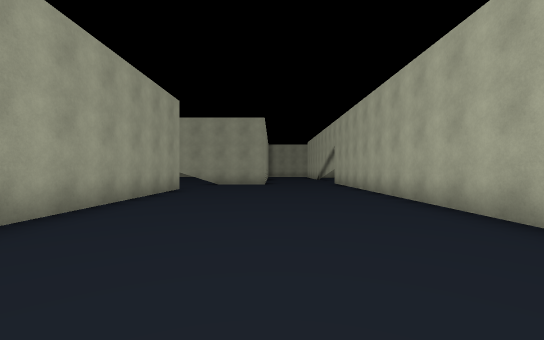
view 1 (above)

24 first-person views from a walk through a scene from a Unity 3-D project. The camera is 1.2 m above the floor, looks level and sees 90° across. Doors are open. The floor is counted in squares, 2 m on a side. Each view is taken from the middle of a square. On the plan, view 1 faces up. The plan holds only what a view shows up to about 9 squares ahead; the rest is blank. The place goes on beyond the plan. The player is left out. Some surface patterns are stand-ins.

view 2
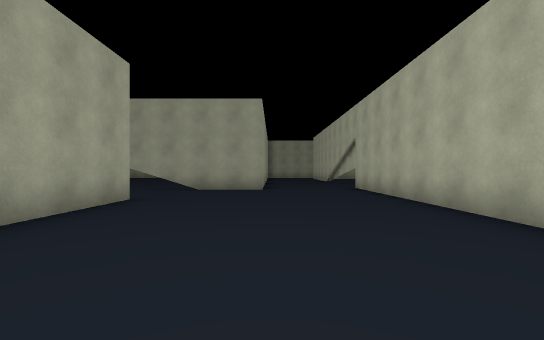

view 3
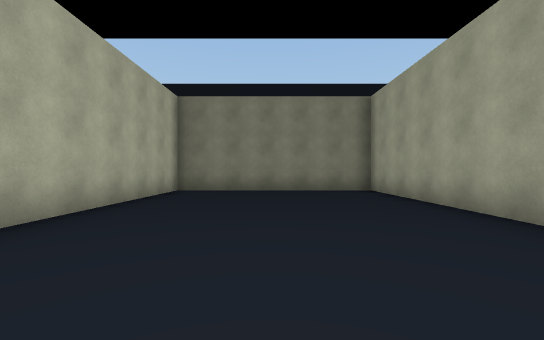

view 4
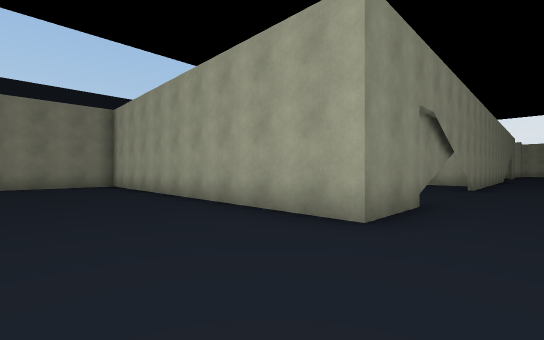

view 5
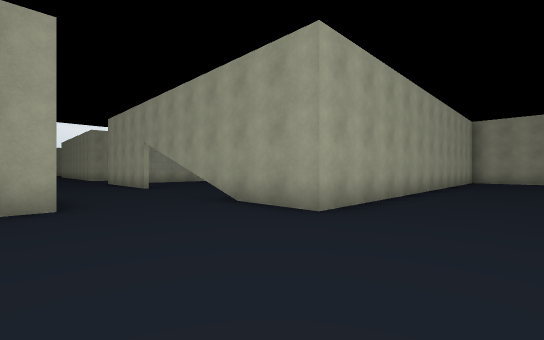

view 6
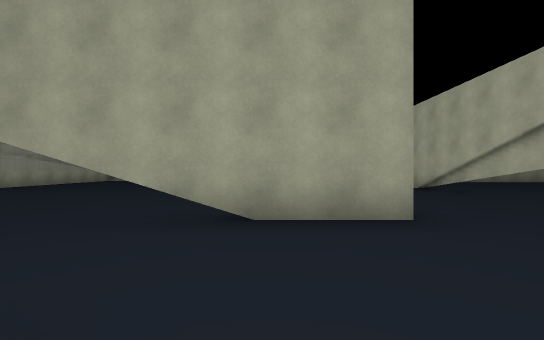

view 7
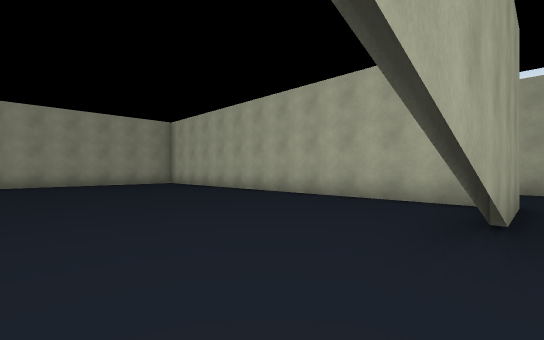

view 8
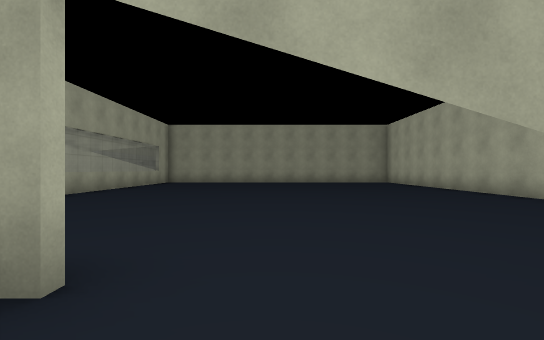

view 9
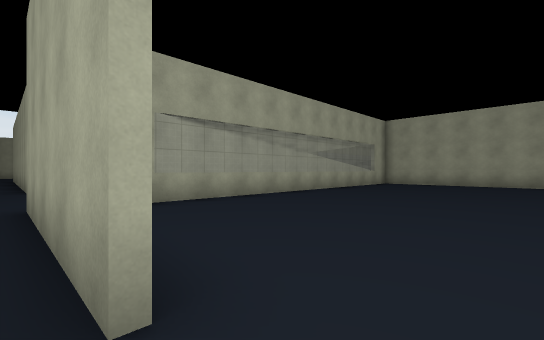

view 10
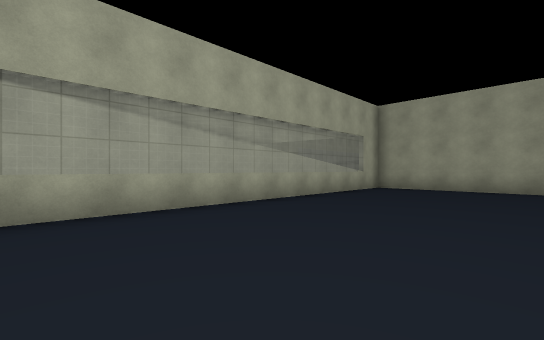

view 11
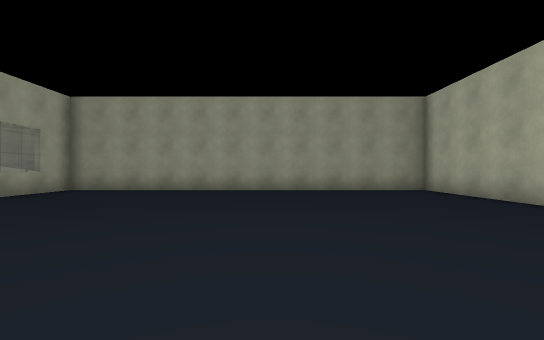

view 12
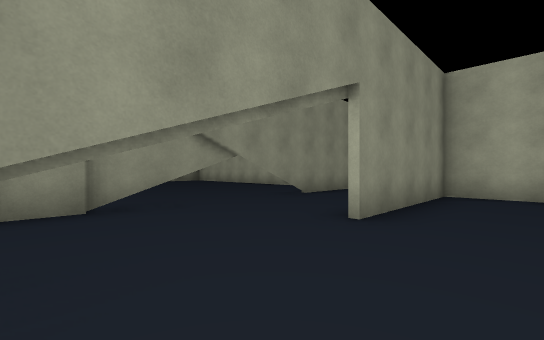

view 13
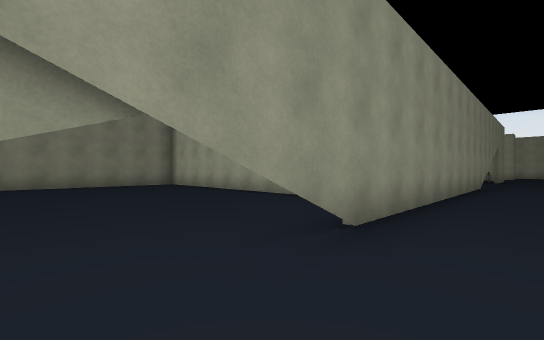

view 14
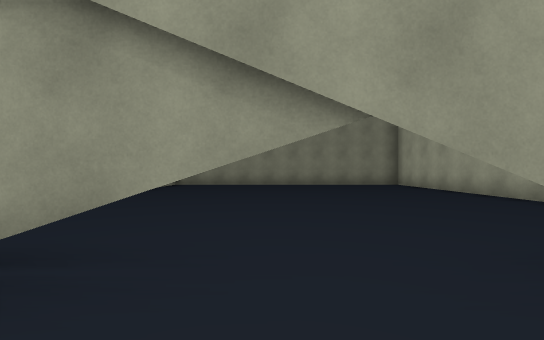

view 15
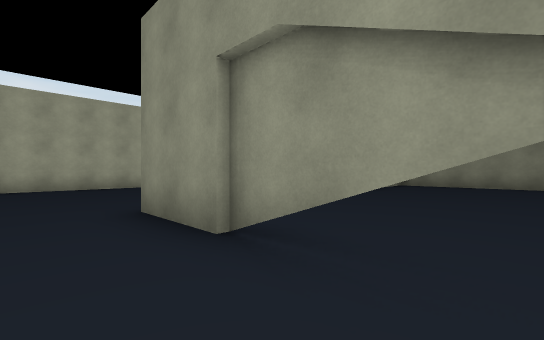

view 16
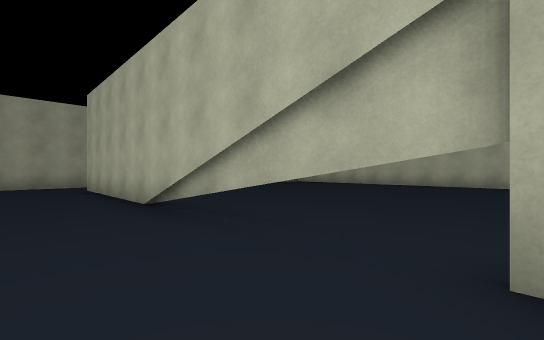

view 17
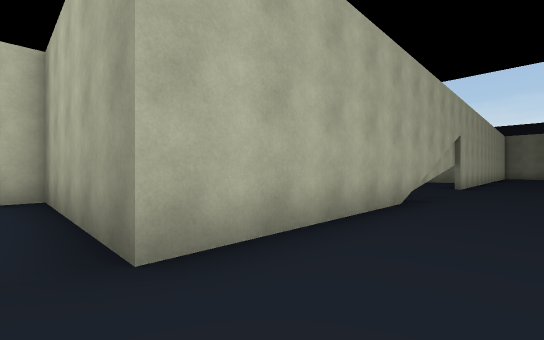

view 18
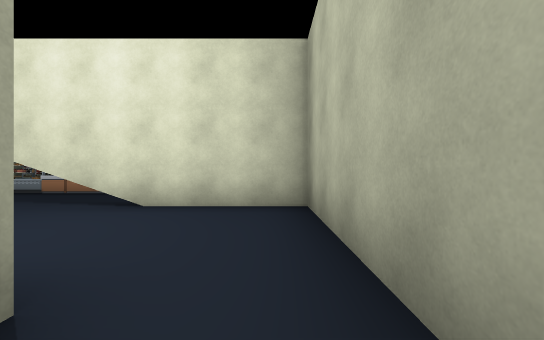

view 19
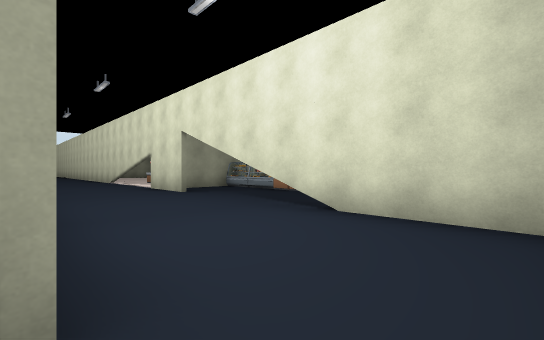

view 20
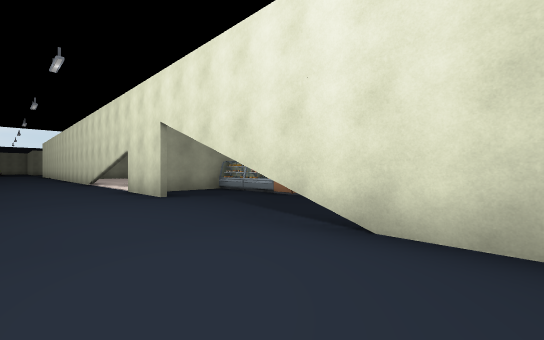

view 21
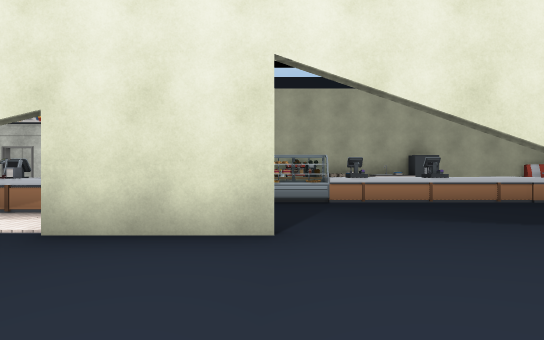

view 22
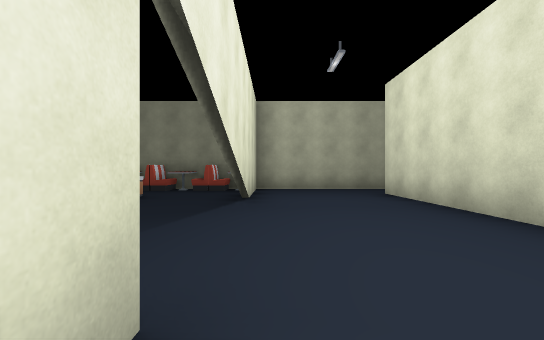

view 23
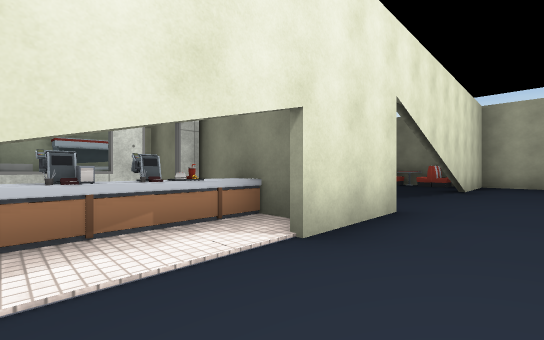

view 24
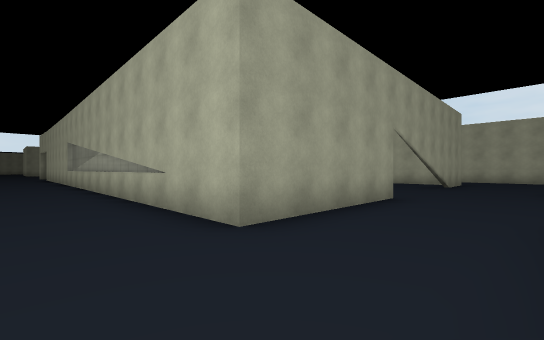

### Floor plan
Key: @ floor where view 1 was taken; # wall or solid block; x gap in a wall; . floor; = window, fence, low wall or low ledge; T thing the floor can be seen under or through; C counter; R cash register; O other object.
Columns run from 19 left of view 1 to 10 right of it. Each row starts with its distance up from view 1.
 33                         .. ###
 32                         ...RO
 31                         ...#C#
 30                         ...#O
 29                         ...#.O
 28                         .....C
 27                         .....R
 26                         ...T.R
 25                        #...T.C
 24                        #...T.C
 23         #######        #...#..
 22         =..........#.......OOO
 21       ..=..........#..########
 20       ..=..........#..#
 19       ..=..........#..#
 18       ..=..........#..#
 17       ..=..........#..#
 16       ..=..........#..#
 15       ..=..........#..#
 14       ..=..........#..#
 13       ..#..........#..#
 12   #   ..#..........#..#
 11  .......####...TTTTT..#
 10 ......................#
  9 ......................#
  8     ####TTT=xTT##.....#
  7         ........#.....#
  6         ........#.....#
  5        #........#.....#
  4        #........#.....#
  3        #........#.....#
  2        #........#.....#
  1        #........#.....#
  0          .......#..@..#
 -1           #############

Where each view was taken, in squares from view 1:
view 1: 0 up, 0 right, facing up
view 2: 3 up, 0 right, facing up
view 3: 7 up, 0 right, facing down
view 4: 10 up, 0 right, facing down-left
view 5: 8 up, 2 right, facing up-left
view 6: 8 up, 2 left, facing up
view 7: 11 up, 6 left, facing up-right
view 8: 10 up, 6 left, facing up
view 9: 11 up, 6 left, facing up-left
view 10: 14 up, 7 left, facing up-left
view 11: 15 up, 5 left, facing up
view 12: 13 up, 4 left, facing down-left
view 13: 10 up, 7 left, facing down-left
view 14: 10 up, 7 left, facing down
view 15: 10 up, 7 left, facing down-right
view 16: 12 up, 1 right, facing up-right
view 17: 22 up, 1 right, facing down-right
view 18: 22 up, 3 right, facing right
view 19: 22 up, 4 right, facing up-right
view 20: 23 up, 5 right, facing up-right
view 21: 29 up, 5 right, facing right
view 22: 30 up, 7 right, facing down
view 23: 33 up, 6 right, facing down-right
view 24: 9 up, 13 left, facing up-right
